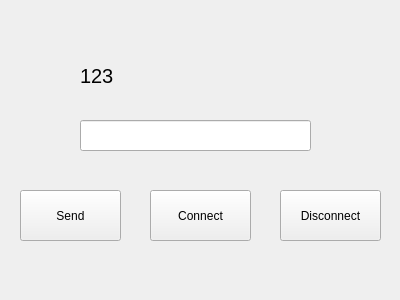
<?xml version="1.0" encoding="UTF-8"?>
<ui version="4.0">
 <class>Widget</class>
 <widget class="QWidget" name="Widget">
  <property name="geometry">
   <rect>
    <x>0</x>
    <y>0</y>
    <width>400</width>
    <height>300</height>
   </rect>
  </property>
  <property name="windowTitle">
   <string>Widget</string>
  </property>
  <widget class="QPushButton" name="pushButton_Send">
   <property name="geometry">
    <rect>
     <x>20</x>
     <y>190</y>
     <width>101</width>
     <height>51</height>
    </rect>
   </property>
   <property name="text">
    <string>Send</string>
   </property>
  </widget>
  <widget class="QLineEdit" name="lineEdit">
   <property name="geometry">
    <rect>
     <x>80</x>
     <y>120</y>
     <width>231</width>
     <height>31</height>
    </rect>
   </property>
  </widget>
  <widget class="QPushButton" name="pushButton_Disconnect">
   <property name="geometry">
    <rect>
     <x>280</x>
     <y>190</y>
     <width>101</width>
     <height>51</height>
    </rect>
   </property>
   <property name="text">
    <string>Disconnect</string>
   </property>
  </widget>
  <widget class="QLabel" name="label">
   <property name="geometry">
    <rect>
     <x>80</x>
     <y>60</y>
     <width>231</width>
     <height>31</height>
    </rect>
   </property>
   <property name="font">
    <font>
     <pointsize>15</pointsize>
    </font>
   </property>
   <property name="text">
    <string>123</string>
   </property>
  </widget>
  <widget class="QPushButton" name="pushButton_Connect">
   <property name="geometry">
    <rect>
     <x>150</x>
     <y>190</y>
     <width>101</width>
     <height>51</height>
    </rect>
   </property>
   <property name="text">
    <string>Connect</string>
   </property>
  </widget>
 </widget>
 <layoutdefault spacing="6" margin="11"/>
 <resources/>
 <connections>
  <connection>
   <sender>lineEdit</sender>
   <signal>returnPressed()</signal>
   <receiver>pushButton_Send</receiver>
   <slot>click()</slot>
   <hints>
    <hint type="sourcelabel">
     <x>156</x>
     <y>135</y>
    </hint>
    <hint type="destinationlabel">
     <x>88</x>
     <y>194</y>
    </hint>
   </hints>
  </connection>
  <connection>
   <sender>pushButton_Connect</sender>
   <signal>clicked()</signal>
   <receiver>lineEdit</receiver>
   <slot>setFocus()</slot>
   <hints>
    <hint type="sourcelabel">
     <x>189</x>
     <y>224</y>
    </hint>
    <hint type="destinationlabel">
     <x>224</x>
     <y>145</y>
    </hint>
   </hints>
  </connection>
 </connections>
</ui>
